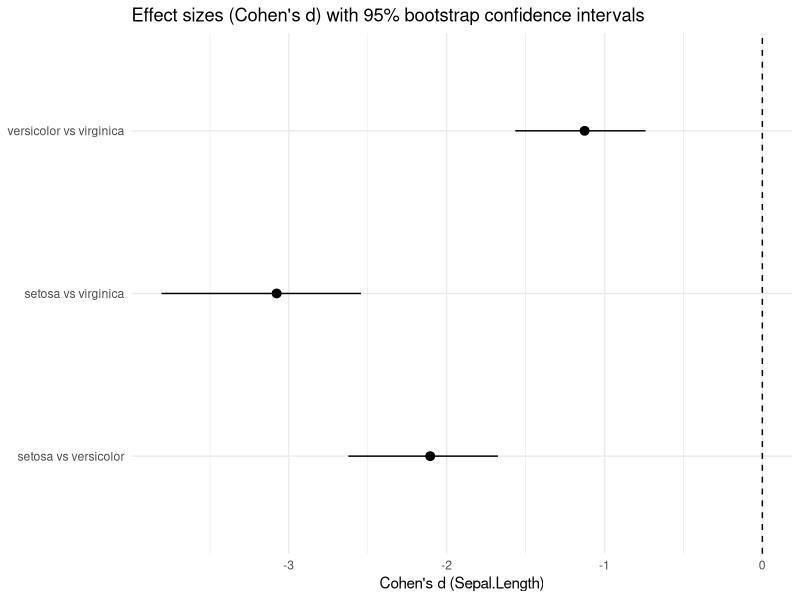
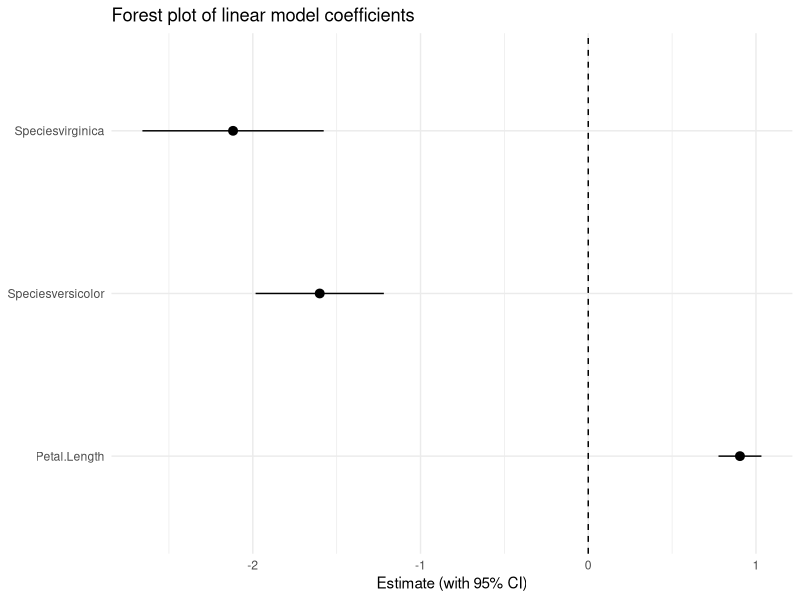
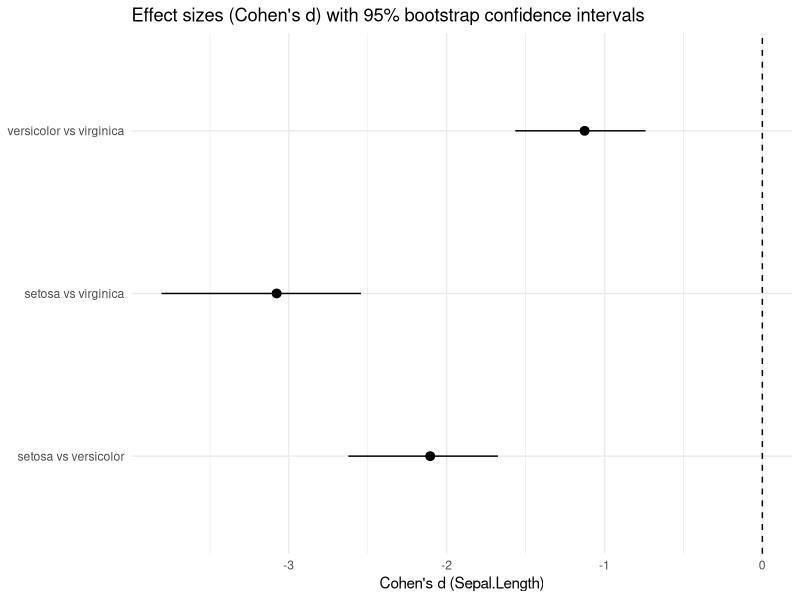
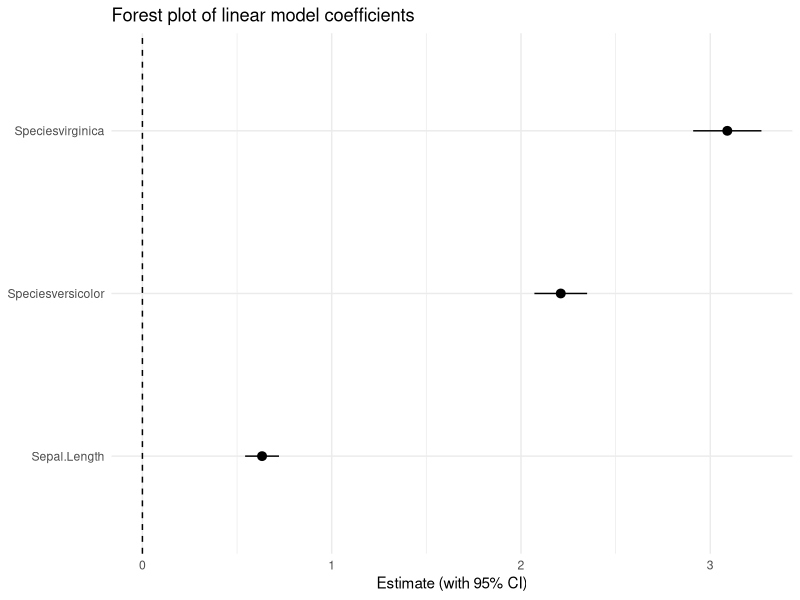

These charts were generated, in order, by the following R code:
## ---- chunk 1
knitr::opts_chunk$set(echo = TRUE, message = FALSE, warning = FALSE)
library(magrittr)
## ---- chunk 2
library(tidyverse)
library(broom)

data("iris")
iris_tbl <- as_tibble(iris)

glimpse(iris_tbl)
summary(iris_tbl)
## ---- chunk 3
dat_sv <- iris_tbl %>%
  filter(Species %in% c("setosa", "versicolor")) %>%
  mutate(Species = droplevels(Species))

dat_sv %>%
  group_by(Species) %>%
  summarise(
    n = n(),
    mean_sepal_length = mean(Sepal.Length),
    sd_sepal_length = sd(Sepal.Length)
  )
## ---- chunk 4
test_sv <- t.test(Sepal.Length ~ Species, data = dat_sv)
test_sv
## ---- chunk 5
## Cohen's d is defined for **two groups** at a time.
## We'll write a small helper for two-group d, and then (later)
## reuse it for pairwise comparisons when there are >2 groups.

cohens_d_two_group <- function(x, g) {
  # x: numeric vector
  # g: group vector with exactly 2 groups
  g <- droplevels(as.factor(g))
  if (length(levels(g)) != 2) {
    stop(
      "Cohen's d requires exactly 2 groups. ",
      "Filter your data to two groups (e.g., two Species) ",
      "or use the pairwise function shown in Example 3."
    )
  }

  x1 <- x[g == levels(g)[1]]
  x2 <- x[g == levels(g)[2]]

  m1 <- mean(x1)
  m2 <- mean(x2)
  s1 <- sd(x1)
  s2 <- sd(x2)

  n1 <- length(x1)
  n2 <- length(x2)

  sp <- ((n1 - 1) * s1^2 + (n2 - 1) * s2^2) / (n1 + n2 - 2)
  sp <- sqrt(sp)

  (m1 - m2) / sp
}

# A friendly wrapper: if you accidentally pass >2 groups (e.g., all 3 iris species),
# we return *pairwise* Cohen's d for each pair instead of erroring.
cohens_d <- function(x, g) {
  g <- droplevels(as.factor(g))
  if (length(levels(g)) == 2) {
    return(cohens_d_two_group(x, g))
  }

  pairs <- combn(levels(g), 2, simplify = FALSE)
  purrr::map_dfr(pairs, function(p) {
    keep <- g %in% p
    d <- cohens_d_two_group(x[keep], droplevels(g[keep]))
    tibble(
      comparison = paste(p[1], "vs", p[2]),
      d = d
    )
  })
}

cohens_d(dat_sv$Sepal.Length, dat_sv$Species)
## ---- chunk 6
set.seed(1)
B <- 2000

# Use a *stratified* bootstrap so both groups are always represented.
idx_by_group <- split(seq_len(nrow(dat_sv)), dat_sv$Species)
boot_d <- replicate(B, {
  idx <- unlist(lapply(idx_by_group, function(ind) sample(ind, length(ind), replace = TRUE)))
  cohens_d_two_group(dat_sv$Sepal.Length[idx], dat_sv$Species[idx])
})

d_hat <- cohens_d_two_group(dat_sv$Sepal.Length, dat_sv$Species)
ci_d <- quantile(boot_d, probs = c(0.025, 0.975))

d_hat
ci_d
## ---- chunk 7
pairwise_species <- combn(levels(iris_tbl$Species), 2, simplify = FALSE)

compute_d_boot <- function(dat, x, g, B = 2000, seed = 1) {
  set.seed(seed)
  d_hat <- cohens_d_two_group(dat[[x]], dat[[g]])

  boot_d <- replicate(B, {
    idx <- sample.int(nrow(dat), size = nrow(dat), replace = TRUE)
    cohens_d_two_group(dat[[x]][idx], dat[[g]][idx])
  })

  ci <- quantile(boot_d, probs = c(0.025, 0.975))
  tibble(
    d = d_hat,
    d_low = unname(ci[1]),
    d_high = unname(ci[2])
  )
}

results_d <- map_dfr(pairwise_species, function(p) {
  dat_pair <- iris_tbl %>% filter(Species %in% p) %>% mutate(Species = droplevels(Species))
  out <- compute_d_boot(dat_pair, x = "Sepal.Length", g = "Species", B = 1500, seed = 1)
  out %>% mutate(
    comparison = paste(levels(dat_pair$Species)[1], "vs", levels(dat_pair$Species)[2])
  )
})

results_d
## ---- chunk 8
results_d %>%
  ggplot(aes(y = comparison, x = d, xmin = d_low, xmax = d_high)) +
  geom_vline(xintercept = 0, linetype = 2) +
  geom_pointrange() +
  labs(
    x = "Cohen's d (Sepal.Length)",
    y = NULL,
    title = "Effect sizes (Cohen's d) with 95% bootstrap confidence intervals"
  ) +
  theme_minimal()
## ---- chunk 9
fit <- lm(Sepal.Length ~ Species + Petal.Length, data = iris_tbl)
summary(fit)
## ---- chunk 10
coef_tbl <- tidy(fit, conf.int = TRUE) %>%
  filter(term != "(Intercept)")

coef_tbl
## ---- chunk 11
coef_tbl %>%
  ggplot(aes(y = term, x = estimate, xmin = conf.low, xmax = conf.high)) +
  geom_vline(xintercept = 0, linetype = 2) +
  geom_pointrange() +
  labs(
    x = "Estimate (with 95% CI)",
    y = NULL,
    title = "Forest plot of linear model coefficients"
  ) +
  theme_minimal()
## ---- chunk 12
iris_tbl <- as_tibble(iris)
## ---- chunk 13
iris_ve_vi <- iris_tbl %>% filter(Species %in% c('versicolor', 'virginica'))
test_vv <- t.test(Petal.Length ~ Species, data = iris_ve_vi)
test_vv

## ---- chunk 14
cohens_d(dat_sv$Petal.Width, dat_sv$Species)
set.seed(1)
B <- 2000

# Use a *stratified* bootstrap so both groups are always represented.
idx_by_group <- split(seq_len(nrow(dat_sv)), dat_sv$Species)
boot_d <- replicate(B, {
  idx <- unlist(lapply(idx_by_group, function(ind) sample(ind, length(ind), replace = TRUE)))
  cohens_d_two_group(dat_sv$Petal.Width[idx], dat_sv$Species[idx])
})

d_hat <- cohens_d_two_group(dat_sv$Petal.Width, dat_sv$Species)
ci_d <- quantile(boot_d, probs = c(0.025, 0.975))

d_hat
ci_d
## ---- chunk 15
pairwise_species <- combn(levels(iris_tbl$Species), 2, simplify = FALSE)

compute_d_boot <- function(dat, x, g, B = 2000, seed = 1) {
  set.seed(seed)
  d_hat <- cohens_d_two_group(dat[[x]], dat[[g]])

  boot_d <- replicate(B, {
    idx <- sample.int(nrow(dat), size = nrow(dat), replace = TRUE)
    cohens_d_two_group(dat[[x]][idx], dat[[g]][idx])
  })

  ci <- quantile(boot_d, probs = c(0.025, 0.975))
  tibble(
    d = d_hat,
    d_low = unname(ci[1]),
    d_high = unname(ci[2])
  )
}

results_d <- map_dfr(pairwise_species, function(p) {
  dat_pair <- iris_tbl %>% filter(Species %in% p) %>% mutate(Species = droplevels(Species))
  out <- compute_d_boot(dat_pair, x = "Sepal.Length", g = "Species", B = 1500, seed = 1)
  out %>% mutate(
    comparison = paste(levels(dat_pair$Species)[1], "vs", levels(dat_pair$Species)[2])
  )
})

results_d

results_d %>%
  ggplot(aes(y = comparison, x = d, xmin = d_low, xmax = d_high)) +
  geom_vline(xintercept = 0, linetype = 2) +
  geom_pointrange() +
  labs(
    x = "Cohen's d (Sepal.Length)",
    y = NULL,
    title = "Effect sizes (Cohen's d) with 95% bootstrap confidence intervals"
  ) +
  theme_minimal()

## ---- chunk 16
fit_p_ss <- lm(Petal.Length ~ Species + Sepal.Length, data = iris_tbl)
summary(fit_p_ss)

coef_tbl_p_ss <- tidy(fit_p_ss, conf.int = TRUE) %>%
  filter(term != "(Intercept)")

coef_tbl_p_ss
## ---- chunk 17
coef_tbl_p_ss %>%
  ggplot(aes(y = term, x = estimate, xmin = conf.low, xmax = conf.high)) +
  geom_vline(xintercept = 0, linetype = 2) +
  geom_pointrange() +
  labs(
    x = "Estimate (with 95% CI)",
    y = NULL,
    title = "Forest plot of linear model coefficients"
  ) +
  theme_minimal()
